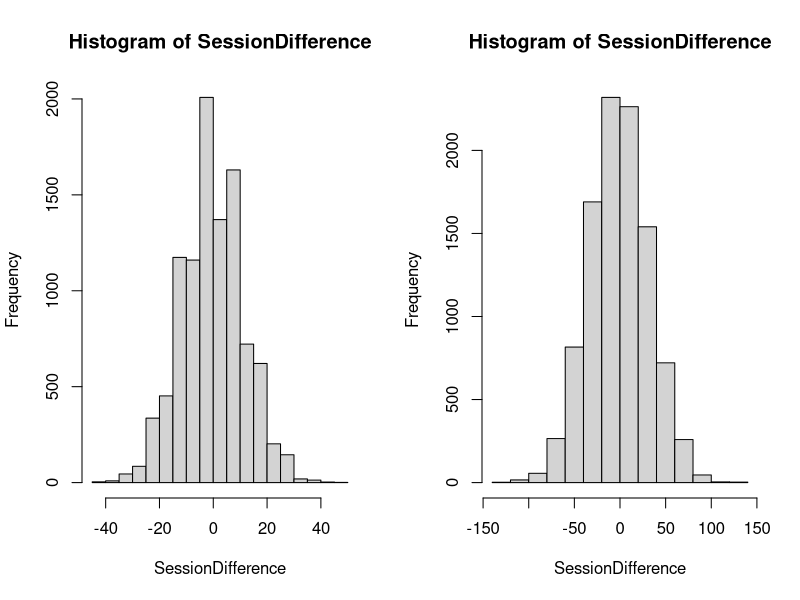

Write the R code that produced this figure.
# Spring 2014, 04635 Enrollment = 71, 12:30-2:00 PM, as of 01/13/2014
# Spring 2014, 04640 Enrollment = 61,  2:00-3:30 PM, as of 01/13/2014
# Assuming it is true that the students of STA371G (04635 and 04640) 
# do not prefer the early afternoon session to the late afternoon one, 
# would it be suprising that the early afternoon session has 71 students 
# whereas the later one has only 61 students?

attach(mtcars)
par(mfrow=c(1,2))

Total = 71+61
Session1 = matrix(0,1,10000)
Session2 = matrix(0,1,10000)
SessionDifference = matrix(0,1,10000)
for (i in (1:10000))
{
  Session1[i] = sum(runif(Total)>0.5)
  Session2[i] = Total-Session1[i]
  SessionDifference[i] = (Session1[i]-Session2[i])
}
sum(SessionDifference>=10)/10000
hist(SessionDifference)

## If I find the difference of 80 for this year and the next 7 years combined, shall I accept the Null Hypothesis?
Total = (71+61)*8
Session1 = matrix(0,1,10000)
Session2 = matrix(0,1,10000)
SessionDifference = matrix(0,1,10000)
for (i in (1:10000))
{
  Session1[i] = sum(runif(Total)>0.5)
  Session2[i] = Total-Session1[i]
  SessionDifference[i] = (Session1[i]-Session2[i])
}
sum(SessionDifference>=10*8)/10000
hist(SessionDifference)
